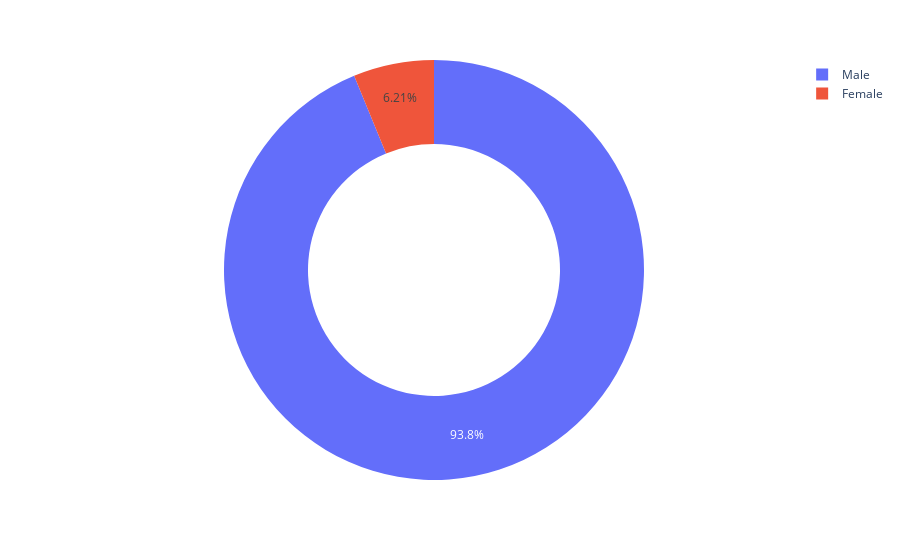

Source (notebook cell):
### Code cell
px.pie(gender, names='sex', values='prize', hole=0.6)

### Figure 1 — Plotly figure (JSON) as saved in the notebook; plotly's stock layout.template omitted (floating-point values rounded to 4 significant figures)
{"data": [{"domain": {"x": [0, 1], "y": [0, 1]}, "hole": 0.6, "hovertemplate": "sex=%{label}<br>prize=%{value}<extra></extra>", "labels": ["Female", "Male"], "legendgroup": "", "name": "", "showlegend": true, "type": "pie", "values": [58, 876]}], "layout": {"legend": {"tracegroupgap": 0}, "margin": {"t": 60}}}
